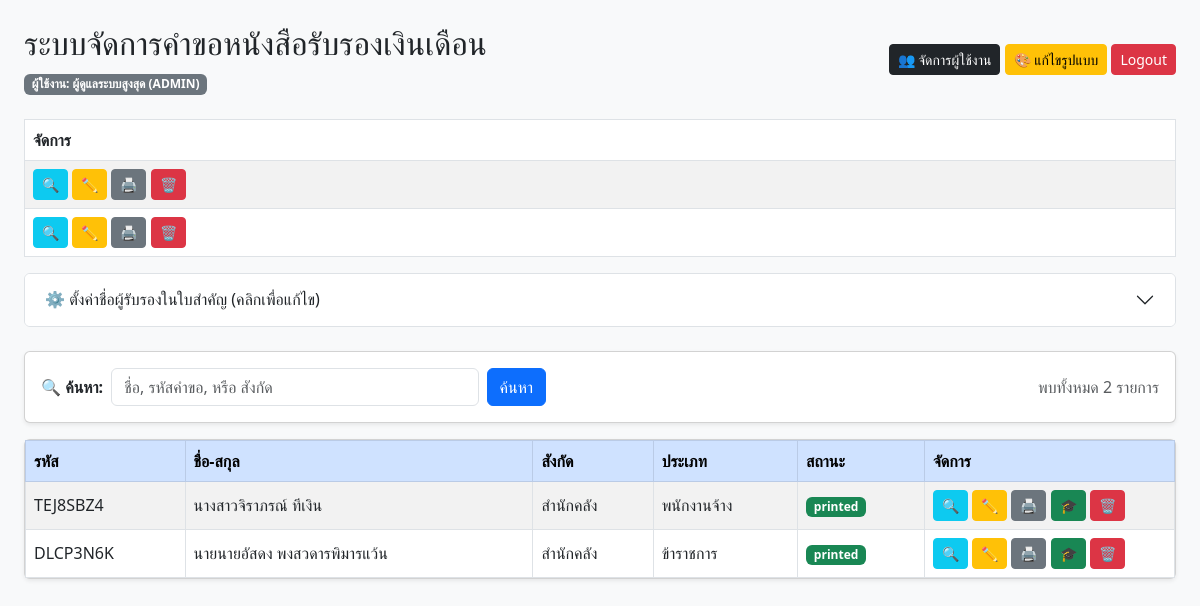
/admin.php (signed in), run on the app's committed database.
### tables this page shows
CREATE TABLE `requests` (
  `id` int NOT NULL,
  `tracking_code` varchar(8) NOT NULL,
  `emp_type` enum('A','B') NOT NULL COMMENT 'A=ข้าราชการ, B=พนักงานจ้าง',
  `req_date` datetime DEFAULT CURRENT_TIMESTAMP,
  `title` varchar(50) NOT NULL,
  `fullname` varchar(150) NOT NULL,
  `position` varchar(100) NOT NULL,
  `department` varchar(100) NOT NULL,
  `start_date` date NOT NULL,
  `salary` decimal(10,2) DEFAULT '0.00',
  `position_allowance` decimal(10,2) DEFAULT '0.00',
  `monthly_comp` decimal(10,2) DEFAULT '0.00',
  `cost_living` decimal(10,2) DEFAULT '0.00',
  `total_income` decimal(10,2) DEFAULT '0.00',
  `purpose` varchar(200) NOT NULL,
  `purpose_other` varchar(200) DEFAULT NULL,
  `phone` varchar(20) NOT NULL,
  `email` varchar(100) DEFAULT NULL,
  `contract_no` varchar(50) DEFAULT NULL,
  `contract_date` date DEFAULT NULL,
  `contract_end_date` date DEFAULT NULL,
  `signature_img` longblob,
  `status` enum('pending','approved','printed') DEFAULT 'pending'
);

### admin.php (the view, shortened to what this page needs)
<?php
require 'db.php';
$role = $_SESSION['role'];
$limit = 10;
$page = isset($_GET['page']) ? (int)$_GET['page'] : 1;
$start = ($page - 1) * $limit;
$search = isset($_GET['search']) ? trim($_GET['search']) : '';
$search_param = "%$search%";
$sql_base = "FROM requests WHERE (fullname LIKE ? OR tracking_code LIKE ? OR department LIKE ?)";
$stmt_count = $pdo->prepare("SELECT COUNT(*) $sql_base");
$stmt_count->execute([$search_param, $search_param, $search_param]);
$total_rows = $stmt_count->fetchColumn();
$stmt = $pdo->prepare("SELECT * $sql_base ORDER BY id DESC LIMIT $start, $limit");
$stmt->execute([$search_param, $search_param, $search_param]);
$requests = $stmt->fetchAll();
?>
<!DOCTYPE html>
<html lang="th">
<head>
    <link href="https://cdn.jsdelivr.net/npm/bootstrap@5.3.0/dist/css/bootstrap.min.css" rel="stylesheet">
</head>
<body class="p-4 bg-light">
    <div class="d-flex justify-content-between mb-4 align-items-center">
        <div>
            <h2>ระบบจัดการคำขอหนังสือรับรองเงินเดือน</h2>
            <span class="badge bg-secondary">ผู้ใช้งาน: <?php echo $_SESSION['fullname']; ?> (<?php echo strtoupper($role); ?>)</span>
        </div>
        <div>
            <?php if($role == 'admin'): ?>
                <a href="admin_users.php" class="btn btn-dark btn-sm">👥 จัดการผู้ใช้งาน</a>
                <a href="admin_template.php" class="btn btn-warning btn-sm">🎨 แก้ไขรูปแบบ</a>
            <?php endif; ?>
            <a href="logout.php" class="btn btn-danger btn-sm">Logout</a>
        </div>
    </div>
    <table class="table table-bordered table-striped">
        <thead>
           <th>จัดการ</th>
        </thead>
        <tbody>
            <?php foreach($requests as $r): ?>
            <tr>
                <td>
                    <a href="admin_view.php?id=<?php echo $r['id']; ?>" class="btn btn-sm btn-info text-white">🔍</a>
                    <?php if($role == 'admin' || $role == 'finance'): ?>
                        <a href="admin_edit.php?id=<?php echo $r['id']; ?>" class="btn btn-sm btn-warning">✏️</a>
                    <?php endif; ?>
                    <a href="print_req_form.php?id=<?php echo $r['id']; ?>" target="_blank" class="btn btn-sm btn-secondary">🖨️</a>
                    <?php if($role == 'admin'): ?>
                        <a href="?delete=<?php echo $r['id']; ?>" class="btn btn-sm btn-danger" onclick="return confirm('ลบ?')">🗑️</a>
                    <?php endif; ?>
                </td>
            </tr>
            <?php endforeach; ?>
        </tbody>
    </table>
    <div class="accordion mb-4" id="accordionSettings">
        <div class="accordion-item">
            <h2 class="accordion-header">
                <button class="accordion-button collapsed" type="button" data-bs-toggle="collapse" data-bs-target="#collapseOne">
                    ⚙️ ตั้งค่าชื่อผู้รับรองในใบสำคัญ (คลิกเพื่อแก้ไข)
                </button>
            </h2>
        </div>
    </div>
    <div class="card mb-3 shadow-sm">
        <div class="card-body">
            <form method="GET" class="row g-2 align-items-center">
                <div class="col-auto">
                    <label class="col-form-label fw-bold">🔍 ค้นหา:</label>
                </div>
                <div class="col-md-4">
                    <input type="text" name="search" class="form-control" placeholder="ชื่อ, รหัสคำขอ, หรือ สังกัด" value="<?php echo htmlspecialchars($search); ?>">
                </div>
                <div class="col-auto">
                    <button type="submit" class="btn btn-primary">ค้นหา</button>
                </div>
                <div class="col text-end">
                    <span class="text-muted">พบทั้งหมด <?php echo $total_rows; ?> รายการ</span>
                </div>
            </form>
        </div>
    </div>
    <div class="card shadow-sm">
        <div class="card-body p-0">
            <table class="table table-bordered table-striped mb-0">
                <thead class="table-primary">
                    <tr>
                        <th>รหัส</th>
                        <th>ชื่อ-สกุล</th>
                        <th>สังกัด</th>
                        <th>ประเภท</th>
                        <th>สถานะ</th>
                        <th style="width: 250px;">จัดการ</th>
                    </tr>
                </thead>
                <tbody>
                    <?php if(count($requests) > 0): ?>
                        <?php foreach($requests as $r): ?>
                        <tr>
                            <td><?php echo $r['tracking_code']; ?></td>
                            <td><?php echo $r['title'] . $r['fullname']; ?></td>
                            <td><?php echo $r['department']; ?></td>
                            <td><?php echo ($r['emp_type']=='A')?'ข้าราชการ':'พนักงานจ้าง'; ?></td>
                            <td>
                                <span class="badge bg-<?php echo ($r['status']=='pending'?'warning':($r['status']=='printed'?'success':'info')); ?>">
                                    <?php echo $r['status']; ?>
                                </span>
                            </td>
                            <td>
                                <a href="admin_view.php?id=<?php echo $r['id']; ?>" class="btn btn-sm btn-info text-white" title="ดูรายละเอียด">🔍</a>
                                <a href="admin_edit.php?id=<?php echo $r['id']; ?>" class="btn btn-sm btn-warning" title="แก้ไข">✏️</a>
                                <a href="print_req_form.php?id=<?php echo $r['id']; ?>" target="_blank" class="btn btn-sm btn-secondary" title="พิมพ์ใบคำขอ">🖨️</a>
                                <a href="print_cert.php?id=<?php echo $r['id']; ?>" target="_blank" class="btn btn-sm btn-success" title="พิมพ์ใบรับรอง">🎓</a>
                                <a href="?delete=<?php echo $r['id']; ?>" class="btn btn-sm btn-danger" onclick="return confirm('ลบรายการนี้?')" title="ลบ">🗑️</a>
                            </td>
                        </tr>
                        <?php endforeach; ?>
                    <?php else: ?>
                        <tr>
                            <td colspan="6" class="text-center py-4 text-muted">ไม่พบข้อมูลคำขอ</td>
                        </tr>
                    <?php endif; ?>
                </tbody>
            </table>
        </div>
    </div>
</body>
</html>

### admin.php (style rules this page uses)
.table td { vertical-align: middle; }

### data on the page
requests: tracking_code "TEJ8SBZ4", title "นางสาว", fullname "จิราภรณ์ ทีเงิน", department "สำนักคลัง", emp_type "พนักงานจ้าง", status "printed"
requests: tracking_code "DLCP3N6K", title "นาย", fullname "นายอัสดง พงสวดารพิมารแว้น", department "สำนักคลัง", emp_type "ข้าราชการ", status "printed"

### other printed values
$_SESSION['fullname'] "ผู้ดูแลระบบสูงสุด"
$role "ADMIN"
$total_rows "2"
